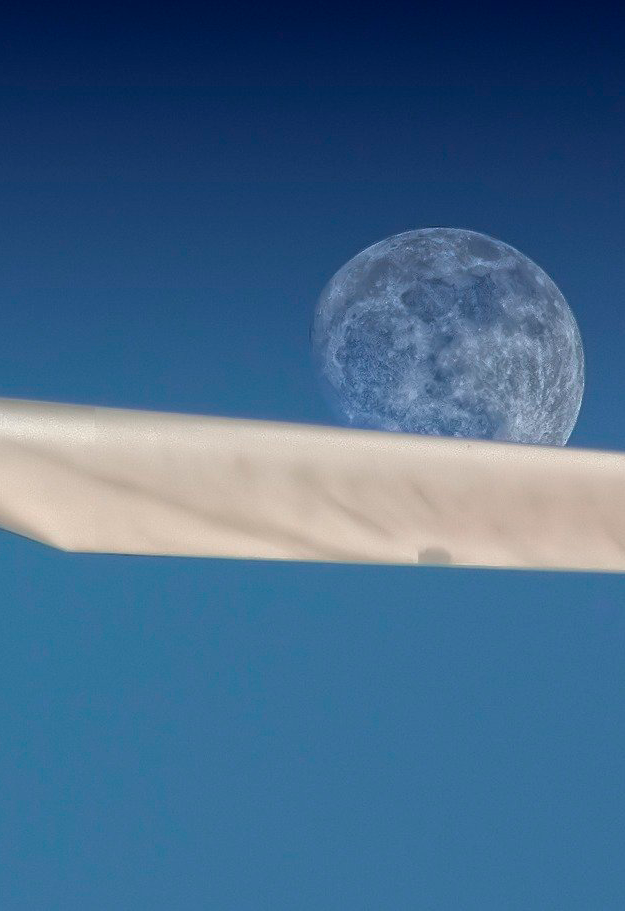
#> input picture images/04.png, 625 x 911 px, given in place of 04.jpg, which was not available
$ python stitching.py
#> lines starting #> are read from the running program, lines starting #| are printed output that depends on the picture; after the words box and inside, x2 and y2 are one past the last pixel; in counts of white or black regions, pixels touching at a corner belong together; pictures that were not available may be replaced by others from this repository, and a replacement may not be noted
### panorama.py
#from extensions.numpy import numpy as np
#from extensions.imutils import imutils
# from extensions.cv2 import cv2

import numpy as np
import imutils
import cv2


class Stitcher:

    # determine if we are using OpenCV v3.X
    def __init__(self):
        self.isv3 = imutils.is_cv3(or_better=True)

    def stitch(self, images, ratio=0.75, reprojThresh=4.0, showMatches=False):
        # unpack the images, then detect keypoints and extract
        # local invariant descriptors from them
        (imageB, imageA) = images
        (kpsA, featuresA) = self.detectAndDescribe(imageA)
        (kpsB, featuresB) = self.detectAndDescribe(imageB)

        # match features between the two images
        M = self.matchKeypoints(kpsA, kpsB, featuresA,
                                featuresB, ratio, reprojThresh)

        # if the match is None, then there aren't enough matched
        # keypoints to create a panorama
        if M is None:
            return None

        # otherwise, apply a perspective warp to stitch the images
        # together
        (matches, H, status) = M
        result = cv2.warpPerspective(imageA, H, (imageA.shape[1] + imageB.shape[1], imageA.shape[0]))
        result[0:imageB.shape[0], 0:imageB.shape[1]] = imageB

        # check to see if the keypoint matches should be visualized
        if showMatches:
            vis = self.drawMatches(imageA, imageB, kpsA, kpsB, matches, status)

            # return a tuple of the stitched image and the
            # visualization
            return (result, vis)

        # return the stitched image
        return result

    def detectAndDescribe(self, image):
        # convert the image to grayscale
        gray = cv2.cvtColor(image, cv2.COLOR_BGR2GRAY)

        # check to see if we are using OpenCV 3.X
        if self.isv3:
            # detect and extract features from the image
            descriptor = cv2.xfeatures2d.SIFT_create()
            (kps, features) = descriptor.detectAndCompute(image, None)

        # otherwise, we are using OpenCV 2.4.X
        else:
            # detect keypoints in the image
            detector = cv2.FeatureDetector_create('SIFT')
            kps = detector.detect(gray)

            # extract features from the image
            extractor = cv2.DescriptorExtractor_create('SIFT')
            (kps, features) = extractor.compute(gray, kps)

        # convert the keypoints from KeyPoint objects to NumPy
        # arrays
        kps = np.float32([kp.pt for kp in kps])

        # return a tuple of keypoints and features
        return (kps, features)

    def matchKeypoints(self, kpsA, kpsB, featuresA,
                       featuresB, ratio, reprojThresh):
        # compute the raw matches and initialize the list of actual
        # matches
        matcher = cv2.DescriptorMatcher_create('BruteForce')
        rawMatches = matcher.knnMatch(featuresA, featuresB, 2)
        matches = []

        # loop over the raw matches
        for m in rawMatches:
            # ensure the distance is within a certain ratio of each
            # other (i.e. Lowe's ratio test)
            if len(m) == 2 and m[0].distance < m[1].distance * ratio:
                matches.append((m[0].trainIdx, m[0].queryIdx))

        # computing a homography requires at least 4 matches
        if len(matches) > 4:
            # construct the two sets of points
            ptsA = np.float32([kpsA[i] for (_, i) in matches])
            ptsB = np.float32([kpsB[i] for (i, _) in matches])

            # compute the homography between the two sets of points
            (H, status) = cv2.findHomography(ptsA, ptsB,
                                             cv2.RANSAC, reprojThresh)

            # return the matches along with the homograpy matrix
            # and status of each matched point
            return (matches, H, status)

        # otherwise, no homograpy could be computed
        return None

    def drawMatches(self, imageA, imageB, kpsA, kpsB, matches, status):
        # initialize the output visualization image
        (hA, wA) = imageA.shape[:2]
        (hB, wB) = imageB.shape[:2]
        vis = np.zeros((max(hA, hB), wA + wB, 3), dtype='uint8')
        vis[0:hA, 0:wA] = imageA
        vis[0:hB, wA:] = imageB

        # loop over the matches
        for ((trainIdx, queryIdx), s) in zip(matches, status):
            # only process the match if the keypoint was successfully
            # matched
            if s == 1:
                # draw the match
                ptA = (int(kpsA[queryIdx][0]), int(kpsA[queryIdx][1]))
                ptB = (int(kpsB[trainIdx][0]) + wA, int(kpsB[trainIdx][1]))
                cv2.line(vis, ptA, ptB, (0, 255, 0), 1)

        # return the visualization
        return vis

### stitching.py
# import the necessary packages
from panorama import Stitcher
import cv2
import boto3

def upload_file(file_name, bucket, object_name=None):
    """Upload a file to an S3 bucket

    :param file_name: File to upload
    :param bucket: Bucket to upload to
    :param object_name: S3 object name. If not specified then file_name is used
    :return: True if file was uploaded, else False
    """

    # If S3 object_name was not specified, use file_name
    if object_name is None:
        object_name = file_name

    # Upload the file
    s3_client = boto3.client('s3')
    try:
        response = s3_client.upload_file(file_name, bucket, object_name, ExtraArgs={'ACL': 'public-read'})
    except ClientError as e:
        logging.error(e)
        return False
    return True

def get_object(bucket_name, object_name):
    """Retrieve an object from an Amazon S3 bucket

    :param bucket_name: string
    :param object_name: string
    :return: botocore.response.StreamingBody object. If error, return None.
    """

    # Retrieve the object
    s3 = boto3.client('s3')
    try:
        response = s3.get_object(Bucket=bucket_name, Key=object_name)
    except ClientError as e:
        # AllAccessDisabled error == bucket or object not found
        logging.error(e)
        return None
    # Return an open StreamingBody object
    return response['Body']


boto3.resource('s3').Bucket('pro-drone').download_file('04.png', '/tmp/04.jpg')
#> (this line was passed over: boto3 is not available in this run)

imageA = cv2.imread('/tmp/04.jpg')
#> imageA is the input picture: shape (911, 625, 3); mean B, G, R 139.1, 104.8, 68

# load the two images and resize them to have a width of 400 pixels
# (for faster processing)
# imageA = cv2.imread('images/04.png')
imageB = cv2.imread('images/05.png')
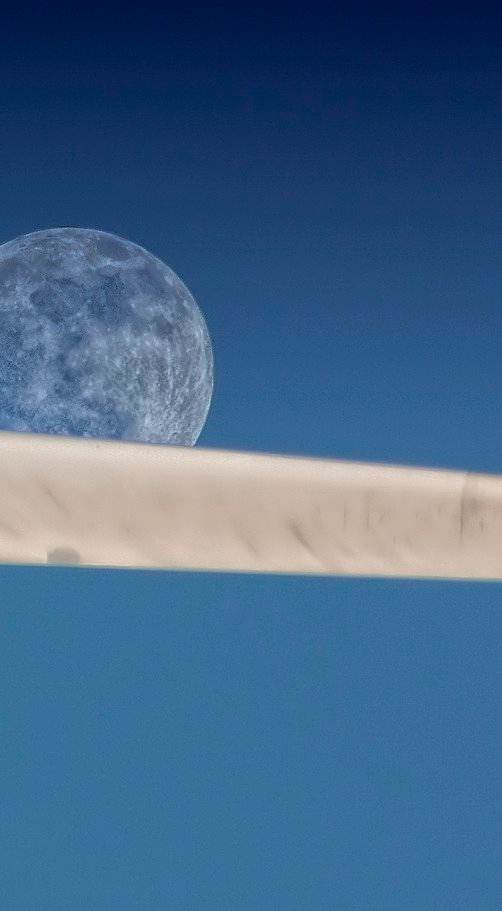
#> input picture images/05.png, 502 x 911 px
#> imageB is the input picture: shape (911, 502, 3); mean B, G, R 137.7, 101.5, 66.2
# imageA = imutils.resize(imageA, width=400)
# imageB = imutils.resize(imageB, width=400)
# imageC = imutils.resize(imageB, width=400)

# stitch the images together to create a panorama
stitcher = Stitcher()
(result, vis) = stitcher.stitch([imageA, imageB], showMatches=True)
#> in detectAndDescribe, `gray = cv2.cvtColor(image, cv2.COLOR_BGR2GRAY)`:
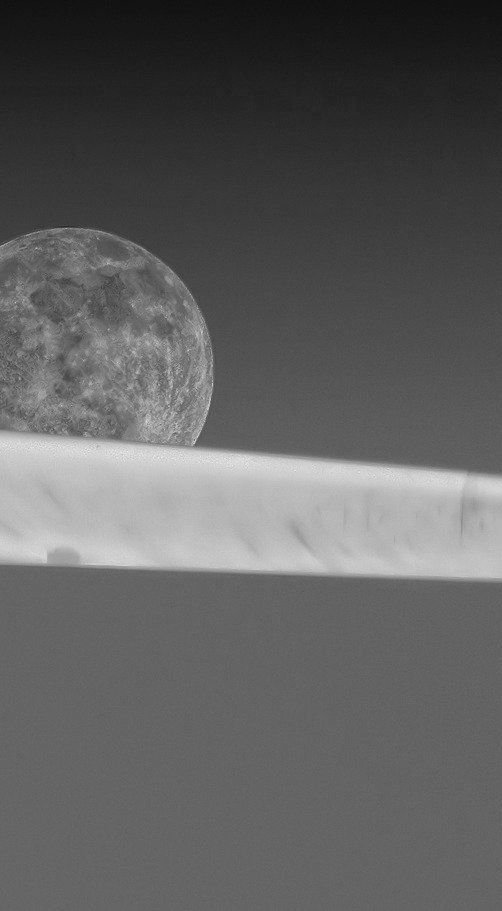
#> gray: shape (911, 502); min 15, max 244, mean 95
#> in detectAndDescribe, `kps = detector.detect(gray)`: kps = 160 keypoints; strongest (x, y, size): (218, 435, 23.9), (137, 372, 2), (117, 427, 23.4), (76, 430, 13.9)
#> in detectAndDescribe, `kps = np.float32([kp.pt for kp in kps])`: kps = 160 pairs, first value 3.93 to 469.5, second value 229.8 to 548.7
#> in stitch, `(kpsA, featuresA) = self.detectAndDescribe(imageA)`: kpsA has the same summary as kps in detectAndDescribe
#> in detectAndDescribe (call 2), `gray = cv2.cvtColor(image, cv2.COLOR_BGR2GRAY)`:
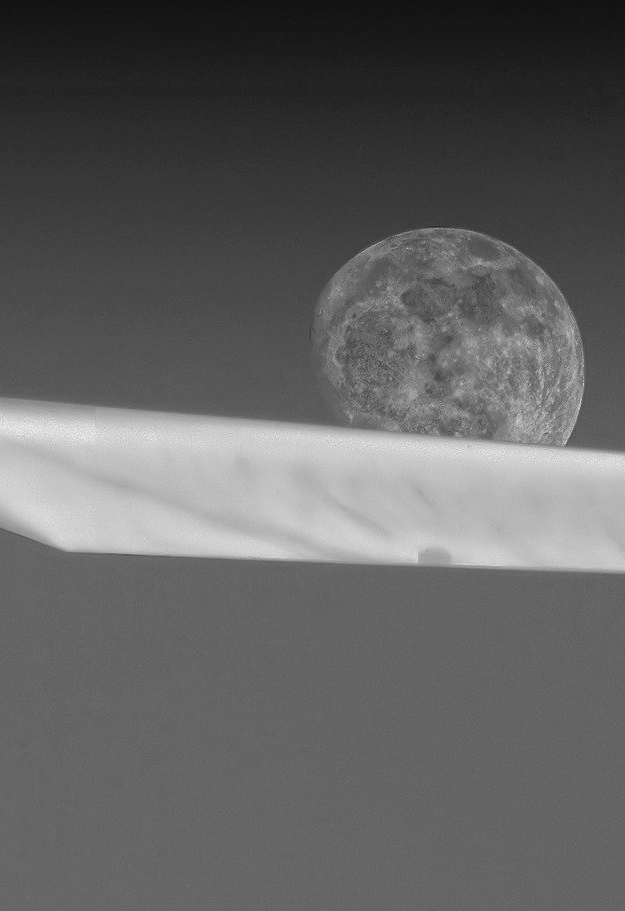
#> gray: shape (911, 625); min 16, max 248, mean 97.7
#> in detectAndDescribe (call 2), `kps = detector.detect(gray)`: kps = 172 keypoints; strongest (x, y, size): (70, 524, 41.4), (508, 372, 2), (488, 427, 23.4), (447, 430, 13.8)
#> in detectAndDescribe (call 2), `kps = np.float32([kp.pt for kp in kps])`: kps = 172 pairs, first value 69.59 to 581.6, second value 229.8 to 548.6
#> in stitch, `(kpsB, featuresB) = self.detectAndDescribe(imageB)`: kpsB has the same summary as kps in detectAndDescribe
#> in matchKeypoints, `rawMatches = matcher.knnMatch(featuresA, featuresB, 2)`: rawMatches = 160 matches
#> after the loop in matchKeypoints, `for m in rawMatches:`: matches = 152 pairs, first value 15 to 171, second value 0 to 157
#> in matchKeypoints, `ptsA = np.float32([kpsA[i] for (_, i) in matches])`: ptsA = 152 pairs, first value 3.93 to 210.6, second value 229.8 to 446.4
#> in matchKeypoints, `ptsB = np.float32([kpsB[i] for (i, _) in matches])`: ptsB = 152 pairs, first value 374.9 to 581.6, second value 229.8 to 446.4
#> in matchKeypoints, `(H, status) = cv2.findHomography(ptsA, ptsB, cv2.RANSAC, reprojThresh)`: H = [[1, 0.00135, 370.9], [-0.000236, 1, -0.33], [-5.93e-07, 2.78e-06, 1]]; status = 152 values from 1 to 1
#> in stitch, `result = cv2.warpPerspective(imageA, H, (imageA.shape[1] + imageB.shap..`:
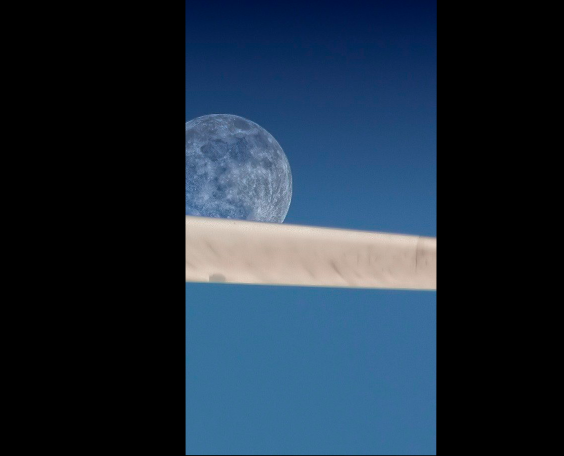
#> result: shape (911, 1127, 3) (shown at 1/2 size); mean B, G, R 61.3, 45.1, 29.5
#> in stitch, `result[0:imageB.shape[0], 0:imageB.shape[1]] = imageB`:
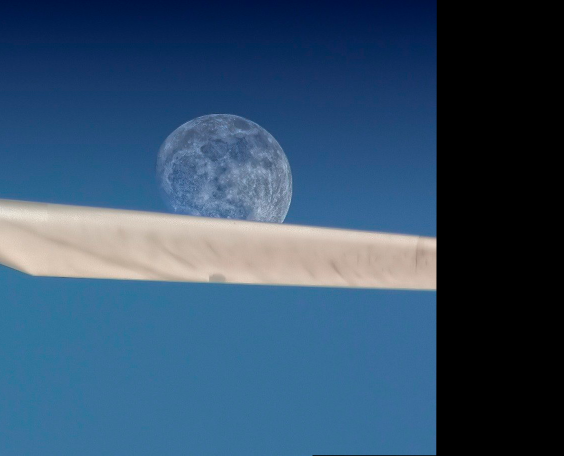
#> result: shape (911, 1127, 3) (shown at 1/2 size); mean B, G, R 106.9, 79.5, 51
#> in drawMatches, `vis[0:hB, wA:] = imageB`:
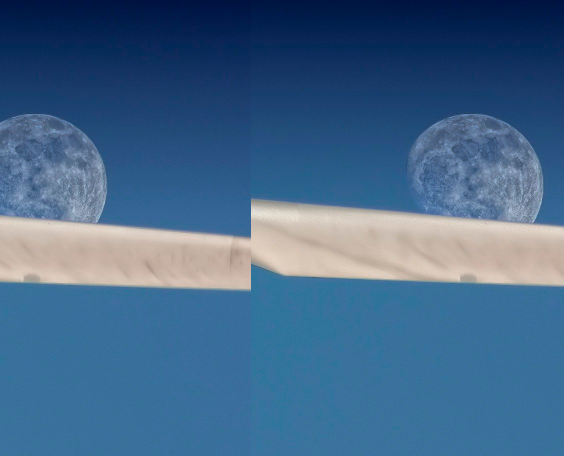
#> vis: shape (911, 1127, 3) (shown at 1/2 size); mean B, G, R 138.4, 103.3, 67.2
#> the loop in drawMatches, `for ((trainIdx, queryIdx), s) in zip(matches, status):` made 152 passes
#> (trainIdx, queryIdx, ptA, ptB) on passes 1 to 12: (15, 0, (3, 389), (876, 389)), (17, 1, (7, 284), (880, 284)), (18, 2, (14, 409), (887, 409)), (19, 3, (17, 288), (890, 288)), (20, 4, (19, 353), (892, 353)), (21, 5, (19, 353), (892, 353)), (22, 6, (21, 413), (894, 413)), (23, 7, (21, 320), (894, 320)), (24, 8, (21, 320), (894, 320)), (25, 10, (30, 306), (903, 306)), (26, 11, (33, 296), (906, 296)), (27, 12, (33, 296), (906, 296))
#> (ptA, ptB) on passes 61 to 66: ((106, 357), (979, 357)), ((107, 261), (980, 261)), ((108, 302), (981, 302)), ((108, 421), (981, 421)), ((108, 421), (981, 421)), ((113, 431), (986, 431))
#> after the loop in drawMatches, `for ((trainIdx, queryIdx), s) in zip(matches, status):`:
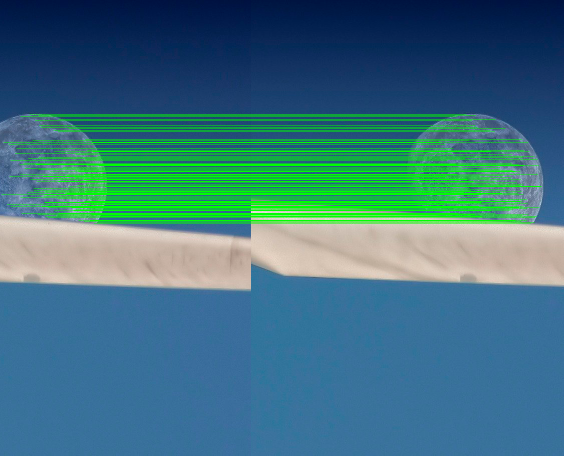
#> vis: shape (911, 1127, 3) (shown at 1/2 size); 8.2% of pixels changed, all inside (x1, y1, x2, y2) = (3, 229, 1084, 447)

# show the images
# cv2.imshow('Image A', imageA)
# cv2.imshow('Image B', imageB)
# cv2.imshow('Keypoint Matches', vis)


cv2.imwrite('images/result.png', result)

#> (the run stopped early here; a loop or call above may not have finished)
